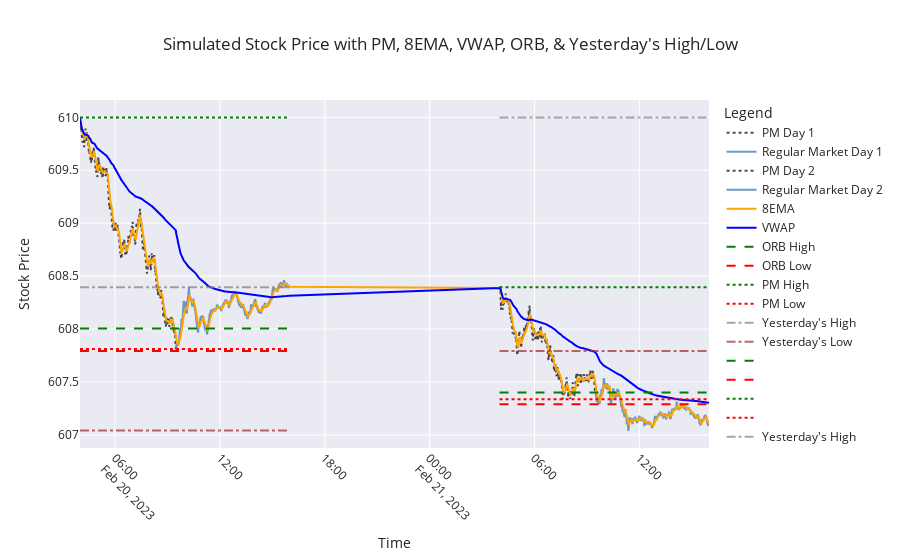

Source (notebook cell):
### Code cell
import numpy as np  # Importing numpy for numerical operations
import pandas as pd
import seaborn as sns
from plotly.subplots import make_subplots
from ipywidgets import widgets
from IPython.display import display
from Gen_SPY_With_Indicators import simulate_stock  # Importing simulation function
import matplotlib.pyplot as plt  # Importing matplotlib for plotting
import matplotlib.ticker as mticker  # For proper Y-axis formatting

def generate_signals(df, stop_loss_pct=0.02):
    """ Generates trade signals based on ORB, VWAP, 8EMA, PM High/Low, and Yest High/Low """

    df['Signal'] = ''
    df['Stop_Loss'] = np.nan  # Initialize Stop_Loss column

    # Buy Call: Price breaks ORB High & supported by 8EMA & VWAP
    df.loc[
        (df['Close'] > df['ORB_High']) & 
        (df['Close'] > df['VWAP']) & 
        (df['Close'] > df['8EMA']),
        'Signal'
    ] = 'BUY CALL'

    # Sell Put: Price breaks ORB Low & rejected by 8EMA & VWAP
    df.loc[
        (df['Close'] < df['ORB_Low']) & 
        (df['Close'] < df['VWAP']) & 
        (df['Close'] < df['8EMA']),
        'Signal'
    ] = 'BUY PUT'

    # Boost Call Confidence if PM High or Yesterday's High is broken
    df.loc[
        (df['Signal'] == 'BUY CALL') & 
        ((df['Close'] > df['PM_High']) | (df['Close'] > df['Yest_High'])),
        'Signal'
    ] = 'STRONG BUY CALL'

    # Boost Put Confidence if PM Low or Yesterday's Low is broken
    df.loc[
        (df['Signal'] == 'BUY PUT') & 
        ((df['Close'] < df['PM_Low']) | (df['Close'] < df['Yest_Low'])),
        'Signal'
    ] = 'STRONG BUY PUT'

    # Add stop loss levels
    df.loc[df['Signal'].isin(['BUY CALL', 'STRONG BUY CALL']), 'Stop_Loss'] = df['Close'] * (1 - stop_loss_pct)
    df.loc[df['Signal'].isin(['BUY PUT', 'STRONG BUY PUT']), 'Stop_Loss'] = df['Close'] * (1 + stop_loss_pct)

    return df

# Simulate Stock Data for 2 Days
simulated_data, yesterday_high, yesterday_low = simulate_stock(2)

# Apply Signal Generation
simulated_data = generate_signals(simulated_data)

import plotly.express as px
import plotly.graph_objects as go

# Set seaborn style
sns.set(style="whitegrid")

# Create a subplot
fig = make_subplots(rows=1, cols=1)

# Function to update the plot based on the toggle button
def update_plot(change):
    fig.data = []  # Clear existing traces

    if toggle_button.value:
        # Add candlestick traces for each day
        for day in simulated_data["Day"].unique():
            day_data = simulated_data[simulated_data["Day"] == day]
            pm_data = day_data[day_data["Session"] == "PM"]
            market_data = day_data[day_data["Session"] == "Regular Market"]

            if not pm_data.empty:
                fig.add_trace(go.Candlestick(x=pm_data['Timestamp'], open=pm_data['Open'], high=pm_data['High'], low=pm_data['Low'], close=pm_data['Close'], name=f"PM Day {day}"))
            if not market_data.empty:
                fig.add_trace(go.Candlestick(x=market_data['Timestamp'], open=market_data['Open'], high=market_data['High'], low=market_data['Low'], close=market_data['Close'], name=f"Regular Market Day {day}"))
    else:
        # Add line traces for each day
        for day in simulated_data["Day"].unique():
            day_data = simulated_data[simulated_data["Day"] == day]
            pm_data = day_data[day_data["Session"] == "PM"]
            market_data = day_data[day_data["Session"] == "Regular Market"]

            fig.add_trace(go.Scatter(x=pm_data['Timestamp'], y=pm_data['Close'], mode='lines', name=f"PM Day {day}", line=dict(color="black", dash="dot"), opacity=0.7))
            fig.add_trace(go.Scatter(x=market_data['Timestamp'], y=market_data['Close'], mode='lines', name=f"Regular Market Day {day}", line=dict(color="steelblue"), opacity=0.8))

    # Add traces for indicators
    fig.add_trace(go.Scatter(x=simulated_data['Timestamp'], y=simulated_data['8EMA'], mode='lines', name="8EMA", line=dict(color="orange")))
    fig.add_trace(go.Scatter(x=simulated_data['Timestamp'], y=simulated_data['VWAP'], mode='lines', name="VWAP", line=dict(color="blue")))

    # Add traces for ORB and PM High/Low
    for day in simulated_data['Day'].unique():
        day_data = simulated_data[simulated_data['Day'] == day]
        fig.add_trace(go.Scatter(x=day_data['Timestamp'], y=day_data['ORB_High'], mode='lines', name="ORB High" if day == 1 else "", line=dict(color="green", dash="dash")))
        fig.add_trace(go.Scatter(x=day_data['Timestamp'], y=day_data['ORB_Low'], mode='lines', name="ORB Low" if day == 1 else "", line=dict(color="red", dash="dash")))
        fig.add_trace(go.Scatter(x=day_data['Timestamp'], y=day_data['PM_High'], mode='lines', name="PM High" if day == 1 else "", line=dict(color="green", dash="dot")))
        fig.add_trace(go.Scatter(x=day_data['Timestamp'], y=day_data['PM_Low'], mode='lines', name="PM Low" if day == 1 else "", line=dict(color="red", dash="dot")))

        market_open_time = day_data['Timestamp'].iloc[0]
        market_close_time = day_data['Timestamp'].iloc[-1]
        if day == 1:
            fig.add_trace(go.Scatter(x=[market_open_time, market_close_time], y=[yesterday_high, yesterday_high], mode='lines', name="Yesterday's High", line=dict(color="gray", dash="dashdot"), opacity=0.7))
            fig.add_trace(go.Scatter(x=[market_open_time, market_close_time], y=[yesterday_low, yesterday_low], mode='lines', name="Yesterday's Low", line=dict(color="brown", dash="dashdot"), opacity=0.7))
        else:
            fig.add_trace(go.Scatter(x=[market_open_time, market_close_time], y=[day_data['Yest_High'].iloc[0], day_data['Yest_High'].iloc[0]], mode='lines', name="Yesterday's High" if day == 2 else "", line=dict(color="gray", dash="dashdot"), opacity=0.7))
            fig.add_trace(go.Scatter(x=[market_open_time, market_close_time], y=[day_data['Yest_Low'].iloc[0], day_data['Yest_Low'].iloc[0]], mode='lines', name="Yesterday's Low" if day == 2 else "", line=dict(color="brown", dash="dashdot"), opacity=0.7))

    # Update layout for better appearance
    fig.update_layout(
        title="Simulated Stock Price with PM, 8EMA, VWAP, ORB, & Yesterday's High/Low",
        xaxis_title="Time",
        yaxis_title="Stock Price",
        legend_title="Legend",
        xaxis=dict(tickangle=45),
        template="seaborn"
    )

    # Show the plot
    fig.show()

# Create a toggle button
toggle_button = widgets.ToggleButton(
    value=False,
    description='Toggle Candlestick',
    disabled=False,
    button_style='',
    tooltip='Toggle between line and candlestick chart',
    icon='line-chart'
)

# Attach the update function to the toggle button
toggle_button.observe(update_plot, names='value')

# Display the toggle button
# display(toggle_button)

# Initial plot update
update_plot(None)

# Print any part of the simulated data that contains BUY CALL or BUY PUT signals during Regular Market session
print(simulated_data[(simulated_data['Signal'].isin(['BUY CALL', 'BUY PUT', 'STRONG BUY CALL', 'STRONG BUY PUT'])) & 
                     (simulated_data['Session'] == 'Regular Market')])

### Figure 1 — Plotly figure (JSON) as saved in the notebook; plotly's stock layout.template omitted (floating-point values rounded to 4 significant figures; data arrays with more than 128 entries replaced by an {"elided": "..."} marker saying what was removed)
{"data": [{"line": {"color": "black", "dash": "dot"}, "mode": "lines", "name": "PM Day 1", "opacity": 0.7, "type": "scatter", "x": {"elided": "330 str values"}, "y": {"elided": "330 float values"}}, {"line": {"color": "steelblue"}, "mode": "lines", "name": "Regular Market Day 1", "opacity": 0.8, "type": "scatter", "x": {"elided": "390 str values"}, "y": {"elided": "390 float values"}}, {"line": {"color": "black", "dash": "dot"}, "mode": "lines", "name": "PM Day 2", "opacity": 0.7, "type": "scatter", "x": {"elided": "330 str values"}, "y": {"elided": "330 float values"}}, {"line": {"color": "steelblue"}, "mode": "lines", "name": "Regular Market Day 2", "opacity": 0.8, "type": "scatter", "x": {"elided": "390 str values"}, "y": {"elided": "390 float values"}}, {"line": {"color": "orange"}, "mode": "lines", "name": "8EMA", "type": "scatter", "x": {"elided": "1440 str values"}, "y": {"elided": "1440 float values"}}, {"line": {"color": "blue"}, "mode": "lines", "name": "VWAP", "type": "scatter", "x": {"elided": "1440 str values"}, "y": {"elided": "1440 float values"}}, {"line": {"color": "green", "dash": "dash"}, "mode": "lines", "name": "ORB High", "type": "scatter", "x": {"elided": "720 str values"}, "y": {"elided": "720 float values"}}, {"line": {"color": "red", "dash": "dash"}, "mode": "lines", "name": "ORB Low", "type": "scatter", "x": {"elided": "720 str values"}, "y": {"elided": "720 float values"}}, {"line": {"color": "green", "dash": "dot"}, "mode": "lines", "name": "PM High", "type": "scatter", "x": {"elided": "720 str values"}, "y": {"elided": "720 float values"}}, {"line": {"color": "red", "dash": "dot"}, "mode": "lines", "name": "PM Low", "type": "scatter", "x": {"elided": "720 str values"}, "y": {"elided": "720 float values"}}, {"line": {"color": "gray", "dash": "dashdot"}, "mode": "lines", "name": "Yesterday's High", "opacity": 0.7, "type": "scatter", "x": ["2023-02-20T04:00:00", "2023-02-20T15:59:00"], "y": [608.4, 608.4]}, {"line": {"color": "brown", "dash": "dashdot"}, "mode": "lines", "name": "Yesterday's Low", "opacity": 0.7, "type": "scatter", "x": ["2023-02-20T04:00:00", "2023-02-20T15:59:00"], "y": [607.0, 607.0]}, {"line": {"color": "green", "dash": "dash"}, "mode": "lines", "name": "", "type": "scatter", "x": {"elided": "720 str values"}, "y": {"elided": "720 float values"}}, {"line": {"color": "red", "dash": "dash"}, "mode": "lines", "name": "", "type": "scatter", "x": {"elided": "720 str values"}, "y": {"elided": "720 float values"}}, {"line": {"color": "green", "dash": "dot"}, "mode": "lines", "name": "", "type": "scatter", "x": {"elided": "720 str values"}, "y": {"elided": "720 float values"}}, {"line": {"color": "red", "dash": "dot"}, "mode": "lines", "name": "", "type": "scatter", "x": {"elided": "720 str values"}, "y": {"elided": "720 float values"}}, {"line": {"color": "gray", "dash": "dashdot"}, "mode": "lines", "name": "Yesterday's High", "opacity": 0.7, "type": "scatter", "x": ["2023-02-21T04:00:00", "2023-02-21T15:59:00"], "y": [610.0, 610.0]}, {"line": {"color": "brown", "dash": "dashdot"}, "mode": "lines", "name": "Yesterday's Low", "opacity": 0.7, "type": "scatter", "x": ["2023-02-21T04:00:00", "2023-02-21T15:59:00"], "y": [607.8, 607.8]}], "layout": {"legend": {"title": {"text": "Legend"}}, "title": {"text": "Simulated Stock Price with PM, 8EMA, VWAP, ORB, & Yesterday's High/Low"}, "xaxis": {"anchor": "y", "domain": [0, 1], "tickangle": 45, "title": {"text": "Time"}}, "yaxis": {"anchor": "x", "domain": [0, 1], "title": {"text": "Stock Price"}}}}
